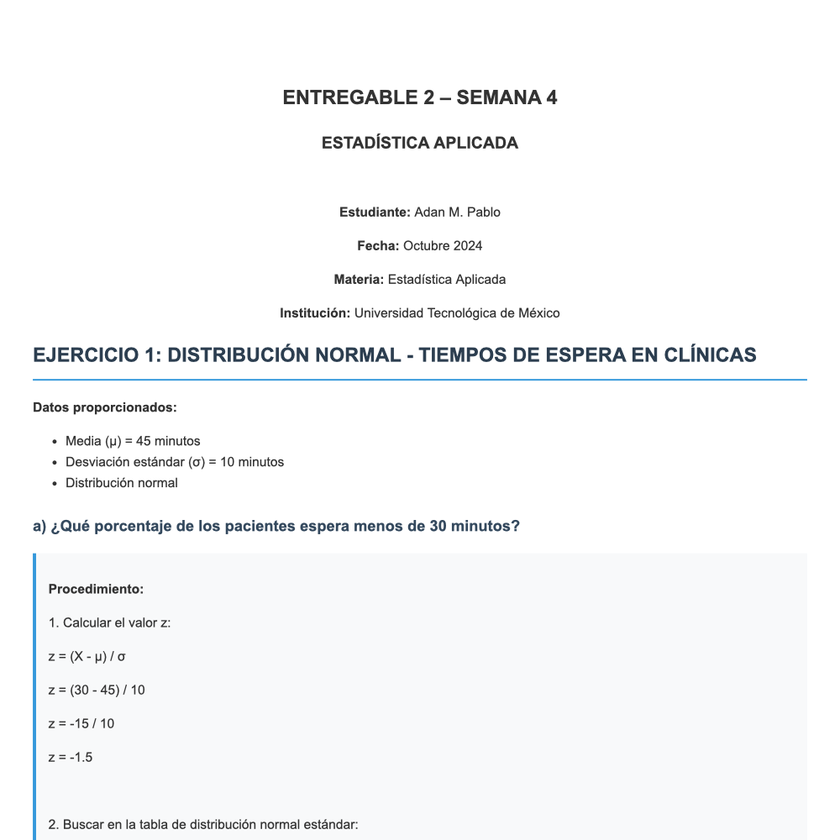
#> input picture 06_Documentation/Entregable2_Semana4_AdanPablo.html.png, 840 x 840 px, shrunk from 1000 x 1000 before the run
$ python -i document_table_extractor.py   (imports and definitions only)
#> lines starting #> are read from the running program, lines starting #| are printed output that depends on the picture
"""
Extractor de Tablas de Documentos
====================================

Extrae tablas de documentos PDF e imágenes usando OCR avanzado.
"""

from typing import Dict, Any, List, Optional, Tuple
from dataclasses import dataclass
import logging
import cv2
import numpy as np
from PIL import Image

logger = logging.getLogger(__name__)


@dataclass
class TableCell:
    """Celda de tabla"""
    row: int
    col: int
    text: str
    bbox: Tuple[int, int, int, int]  # x, y, width, height
    confidence: float


@dataclass
class Table:
    """Tabla extraída"""
    table_id: str
    rows: int
    cols: int
    cells: List[TableCell]
    data: List[List[str]]  # Matriz de datos
    bbox: Tuple[int, int, int, int]  # Bounding box de la tabla
    confidence: float


class TableExtractor:
    """Extractor de tablas"""

    def __init__(self):
        self.logger = logging.getLogger(__name__)

    def extract_tables_from_image(
        self,
        image_path: str,
        min_rows: int = 2,
        min_cols: int = 2
    ) -> List[Table]:
        """Extrae tablas de una imagen"""
#> called with min_rows = 2, min_cols = 2
        try:
            # Cargar imagen
            img = cv2.imread(image_path)
#> img is the input picture: shape (840, 840, 3); mean B, G, R 248.6, 247.9, 247
            if img is None:
                raise ValueError(f"No se pudo cargar imagen: {image_path}")

            gray = cv2.cvtColor(img, cv2.COLOR_BGR2GRAY)

            # Detectar líneas de tabla
            tables = self._detect_tables(gray, min_rows, min_cols)

            # Extraer contenido de cada tabla
            for table in tables:
                table.cells = self._extract_table_cells(img, table)
                table.data = self._cells_to_matrix(table.cells, table.rows, table.cols)

            return tables

        except Exception as e:
            self.logger.error(f"Error extrayendo tablas: {e}")
            return []

    def _detect_tables(
        self,
        gray: np.ndarray,
        min_rows: int,
        min_cols: int
    ) -> List[Table]:
        """Detecta tablas en la imagen"""
#> called with min_rows = 2, min_cols = 2
        tables = []

        # Usar detección de líneas horizontales y verticales
        # Horizontal lines
        horizontal_kernel = cv2.getStructuringElement(cv2.MORPH_RECT, (40, 1))
        horizontal_lines = cv2.morphologyEx(gray, cv2.MORPH_OPEN, horizontal_kernel)
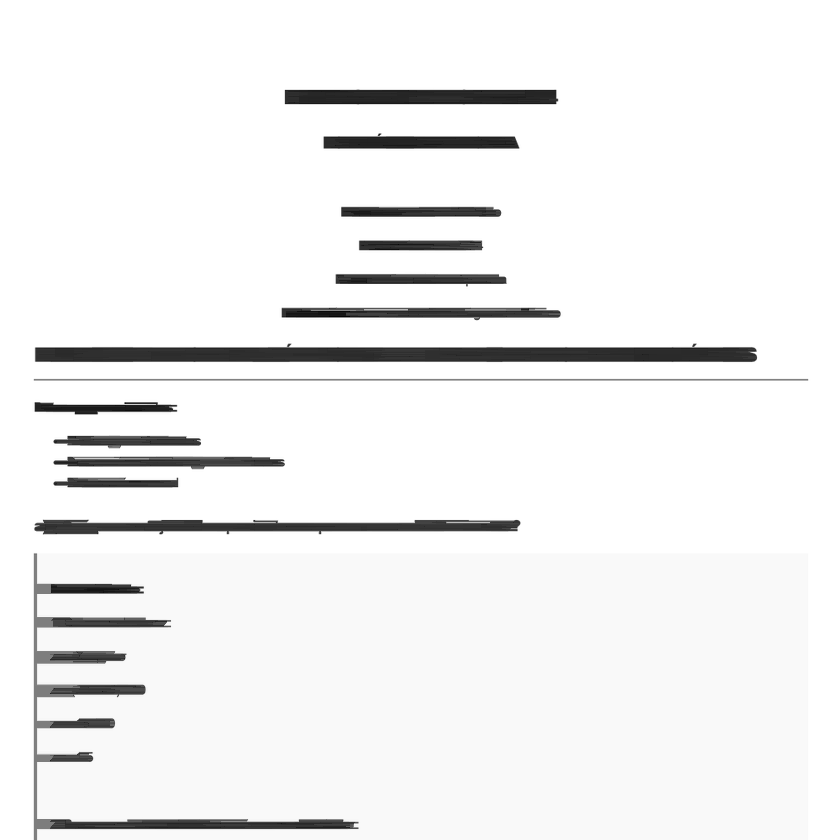
#> horizontal_lines: shape (840, 840); min 0, max 255, mean 240.7

        # Vertical lines
        vertical_kernel = cv2.getStructuringElement(cv2.MORPH_RECT, (1, 40))
        vertical_lines = cv2.morphologyEx(gray, cv2.MORPH_OPEN, vertical_kernel)
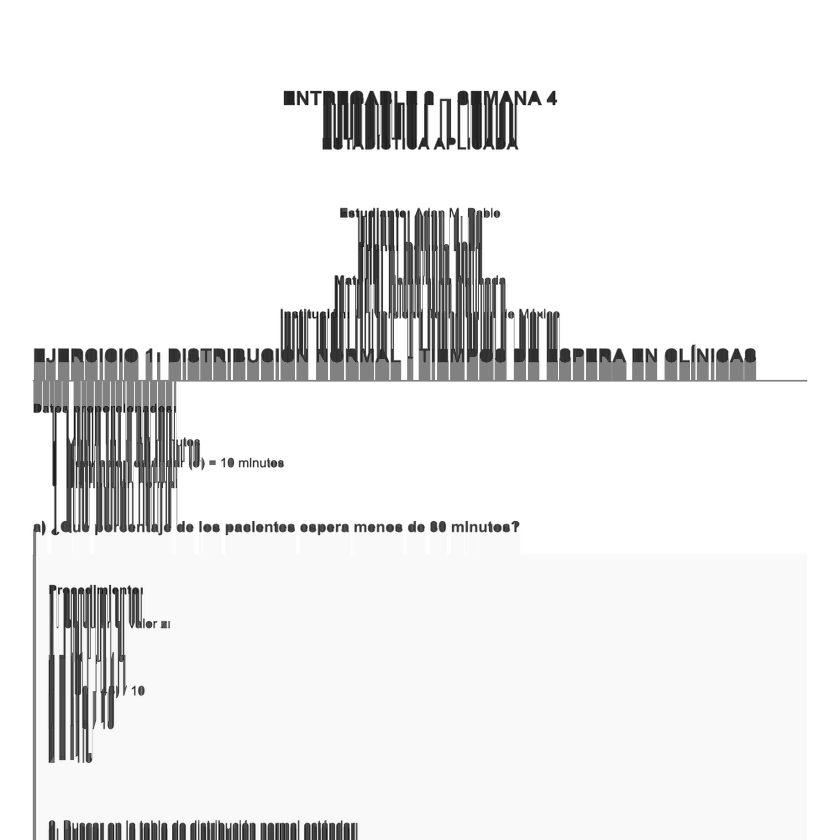
#> vertical_lines: shape (840, 840); min 0, max 255, mean 235.7

        # Combinar
        table_mask = cv2.addWeighted(horizontal_lines, 0.5, vertical_lines, 0.5, 0.0)
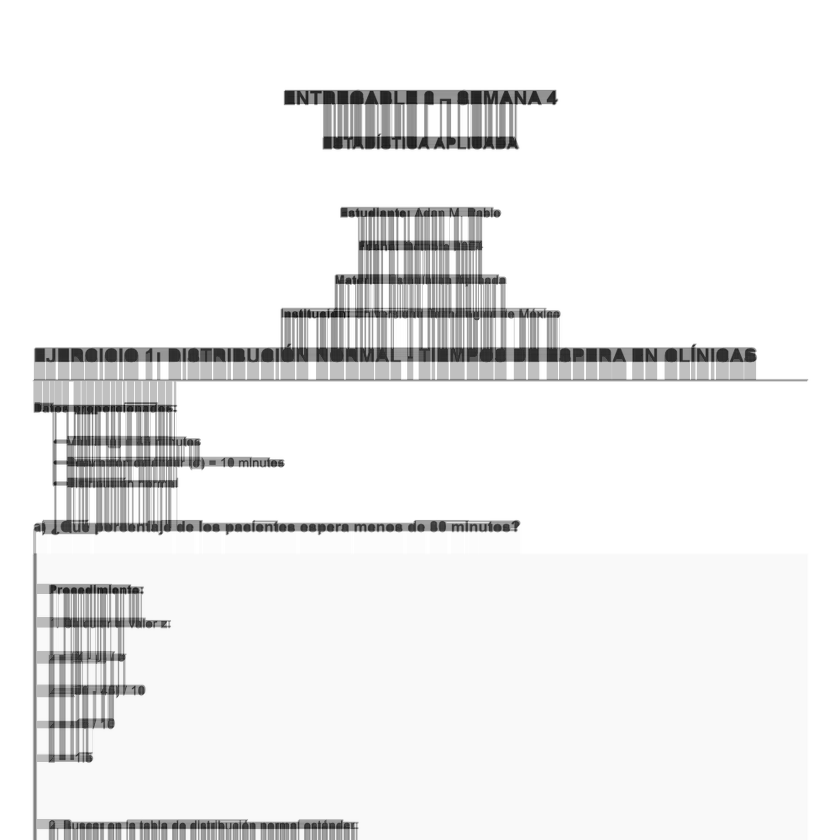
#> table_mask: shape (840, 840); min 2, max 255, mean 238.2

        # Encontrar contornos
        contours, _ = cv2.findContours(
            table_mask, cv2.RETR_EXTERNAL, cv2.CHAIN_APPROX_SIMPLE
        )
#> contours = [[[0, 0], [0, 839], [839, 839], [839, 0]]]

        for idx, contour in enumerate(contours):
            area = cv2.contourArea(contour)
            if area < 1000:  # Filtrar tablas muy pequeñas
                continue

            x, y, w, h = cv2.boundingRect(contour)

            # Estimar filas y columnas
            rows = max(min_rows, h // 30)  # Estimación simple
            cols = max(min_cols, w // 100)

            table = Table(
                table_id=f"table_{idx}",
                rows=rows,
                cols=cols,
                cells=[],
                data=[],
                bbox=(x, y, w, h),
                confidence=0.7  # Estimación
            )

            tables.append(table)
#> this loop made 1 pass
#> (contour, area, x, y, w, h, rows, cols) on pass 1: ([[0, 0], [0, 839], [839, 839], [839, 0]], 703921, 0, 0, 840, 840, 28, 8)
#> after the loop, tables = 1 item

        return tables

    def _extract_table_cells(
        self,
        image: np.ndarray,
        table: Table
    ) -> List[TableCell]:
        """Extrae celdas de una tabla"""
        cells = []
        x, y, w, h = table.bbox

        # ROI de la tabla
        roi = image[y:y+h, x:x+w]

        # Dividir en celdas (simplificado)
        cell_width = w // table.cols
        cell_height = h // table.rows

        for row in range(table.rows):
            for col in range(table.cols):
                cell_x = col * cell_width
                cell_y = row * cell_height
                cell_roi = roi[cell_y:cell_y+cell_height, cell_x:cell_x+cell_width]

                # OCR en celda (simplificado - usar OCR real)
                cell_text = self._extract_text_from_cell(cell_roi)

                cells.append(TableCell(
                    row=row,
                    col=col,
                    text=cell_text,
                    bbox=(x + cell_x, y + cell_y, cell_width, cell_height),
                    confidence=0.8
                ))

        return cells

    def _extract_text_from_cell(self, cell_image: np.ndarray) -> str:
        """Extrae texto de una celda"""
        # Simplificado - en producción usar OCR real
        try:
            import pytesseract
            text = pytesseract.image_to_string(cell_image, config='--psm 7')
            return text.strip()
        except:
            return ""

    # [43 lines left out: functions _cells_to_matrix, export_table_to_csv, export_table_to_excel, not called in this run]

>>> result = TableExtractor().extract_tables_from_image('../../06_Documentation/Entregable2_Semana4_AdanPablo.html.png')
#> the loop in extract_tables_from_image, `for table in tables:` made 1 pass
#> (x in _extract_table_cells, y in _extract_table_cells, w in _extract_table_cells, h in _extract_table_cells, cell_width in _extract_table_cells, cell_height in _extract_table_cells) on pass 1: (0, 0, 840, 840, 105, 30)
#> (the run stopped early here; a loop or call above may not have finished)
